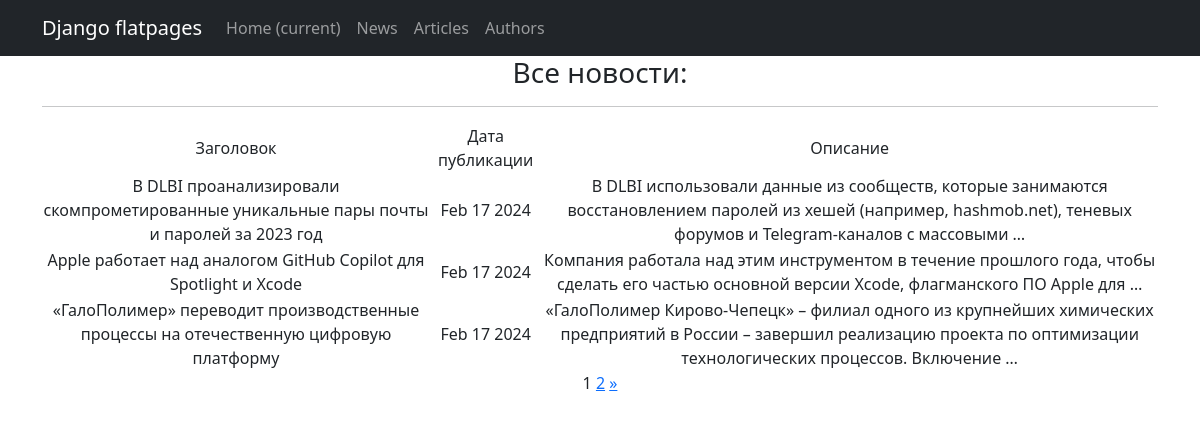
The app's page /posts/, older data.
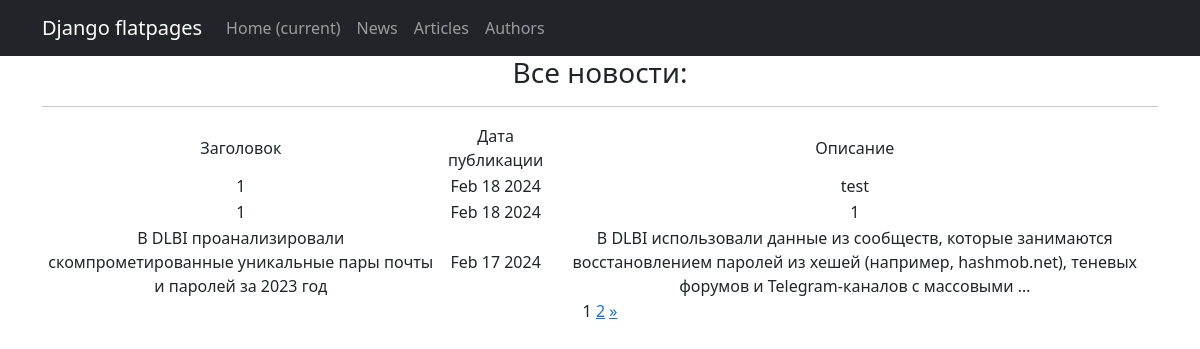
The same page, newer data.
### newapp/models.py (models this page shows, shortened)
class Post(models.Model):
    author = models.ForeignKey(Author, on_delete=models.CASCADE)
    NEWS = 'NW'
    ARTICLE = 'AR'
    CATEGORY_CHOICES = (
        (NEWS, 'Новость'),
        (ARTICLE, 'Статья'),
    )
    categoryType = models.CharField(max_length=2, choices=CATEGORY_CHOICES, default=ARTICLE)
    dateCreation = models.DateTimeField(auto_now_add=True)
    postCategory = models.ManyToManyField(Category, through='PostCategory')
    title = models.CharField(max_length=128)
    text = models.TextField()
    rating = models.SmallIntegerField(default=0)

### newapp/views.py (the view)
# urls.py: path('posts/', PostsList.as_view(), name='posts'),
class PostsList(ListView):
    model = Post
    ordering = '-dateCreation'
    template_name = 'news.html'
    context_object_name = 'news'
    paginate_by = 3

### newapp/templatetags/custom_filters.py (called while the page is built)
@register.filter()
def censor(value):
    for word in censored_words:
        value = value.replace(word, '*' * len(word))
    return value

@register.simple_tag(takes_context=True)
def url_replace(context, **kwargs):
    d = context['request'].GET.copy()
    for k, v in kwargs.items():
        d[k] = v
    return d.urlencode()

### templates/news.html (shortened to what this page needs)
{% extends 'flatpages/default.html' %}
{% load custom_filters %}
{% block content %}
<h3>Все новости:</h3>
<hr>
{% if news %}
<table>
    <tr>
    <td>Заголовок</td>
    <td>Дата публикации</td>
    <td>Описание</td>
    </tr>
    {% for i in news %}
    <tr>
        <td>{{ i.title}} </td>
        <td>{{ i.dateCreation|date:'M d Y' }}</td>
        <td>{{ i.text|truncatewords:20 }}</td>
    </tr>
    {% endfor %}
</table>
{% else %}
<h2>Новостей нет!</h2>
{% endif %}
{{ page_obj.number }}
{% if page_obj.has_next %}
<a href="?{% url_replace page=page_obj.next_page_number %}">{{ page_obj.next_page_number }}</a>
<a href="?page={{ page_obj.paginator.num_pages }}"> &raquo;</a>
{% endif %}
{% endblock content %}

### templates/flatpages/default.html (shortened to what this page needs)
<!DOCTYPE html>
<html lang="en">
    <head>
        {% load static %}
        <link href="{% static 'css/styles.css' %}" rel="stylesheet" />
    </head>
    <body>
<nav class="navbar navbar-expand-lg navbar-dark bg-dark static-top">
   <div class="container">
       <a class="navbar-brand" href="#">Django flatpages</a>
       <div class="collapse navbar-collapse" id="navbarResponsive">
           <ul class="navbar-nav ml-auto">
               <li class="nav-item active">
                   <a class="nav-link" href="#">Home
                       <span class="sr-only">(current)</span>
                   </a>
               </li>
               <li class="nav-item">
                   <a class="nav-link" href="/news/">News</a>
               </li>
               <li class="nav-item">
                   <a class="nav-link" href="/articles/">Articles</a>
               </li>
               <li class="nav-item">
                   <a class="nav-link" href="/authors/">Authors</a>
               </li>
           </ul>
       </div>
   </div>
</nav>
<div class="container">
   <div class="row">
       <div class="col-lg-12 text-center">
           {% block content %}{% endblock content %}
       </div>
   </div>
</div>
    </body>
</html>

Row changes from the older to the newer data that the page shows:
no longer on this page (row unchanged): Post: title "Apple работает над аналогом GitHub Copilot для Spotlight и Xcode", dateCreation "Feb 17 2024", text "Компания работала над этим инструментом в течение прошлого года, чтобы сделать его частью основной версии Xcode, флагманского ПО Apple для …"
no longer on this page (row unchanged): Post: title "«ГалоПолимер» переводит производственные процессы на отечественную цифровую платформу", dateCreation "Feb 17 2024", text "«ГалоПолимер Кирово-Чепецк» – филиал одного из крупнейших химических предприятий в России – завершил реализацию проекта по оптимизации технологических процессов. Включение …"
added Post: title "1", dateCreation "Feb 18 2024", text "test"
added Post: title "1", dateCreation "Feb 18 2024", text "1"
